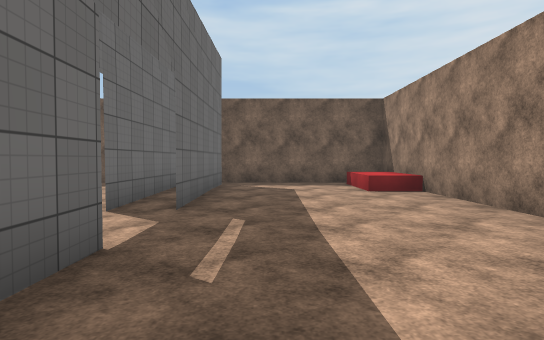
[1] (above)

20 first-person views from a walk through a Unity game level. The camera is 1.4 m above the floor, tilts 2° down and sees 80° across. The floor is counted in squares, 2 m on a side. Each view is taken from the middle of a square. On the plan, view 1 faces up. The plan holds only what a view shows up to about 10 squares ahead; the rest is blank. Surface patterns are stand-ins for the level's own textures.

[2]
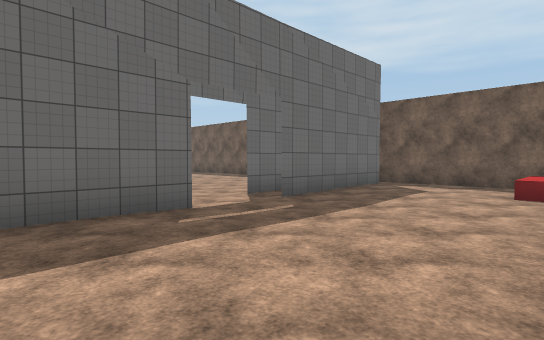

[3]
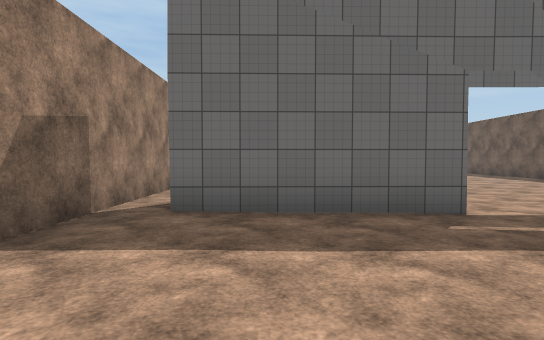

[4]
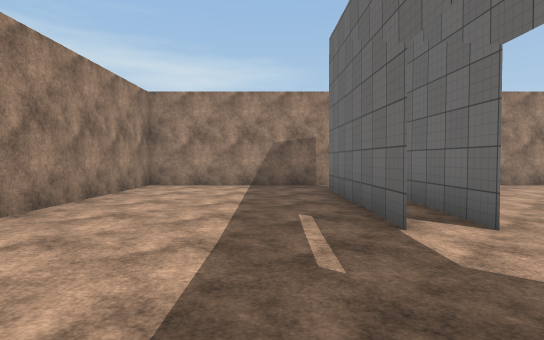

[5]
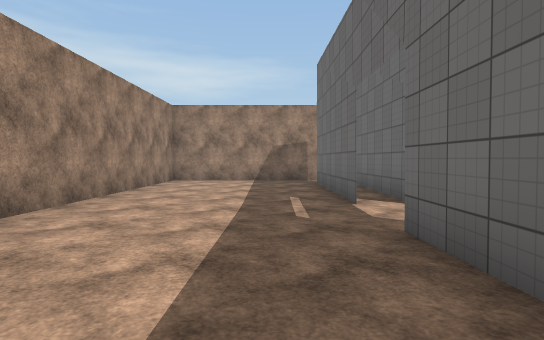

[6]
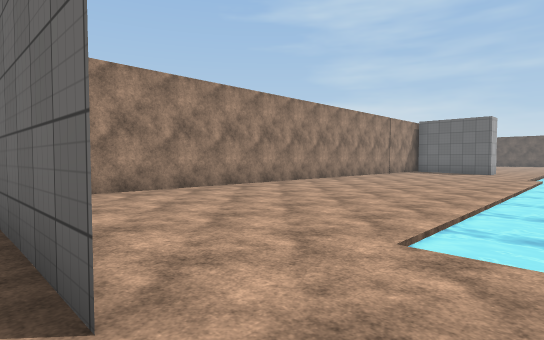

[7]
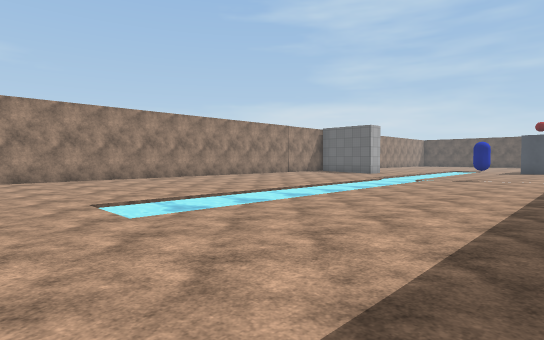

[8]
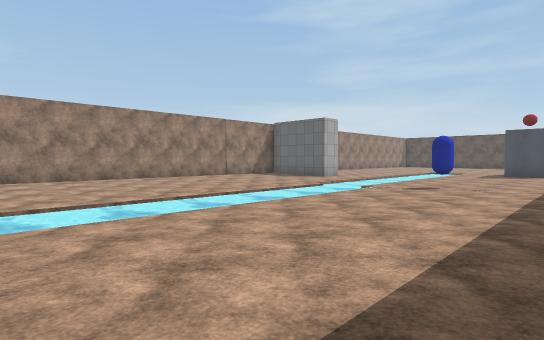

[9]
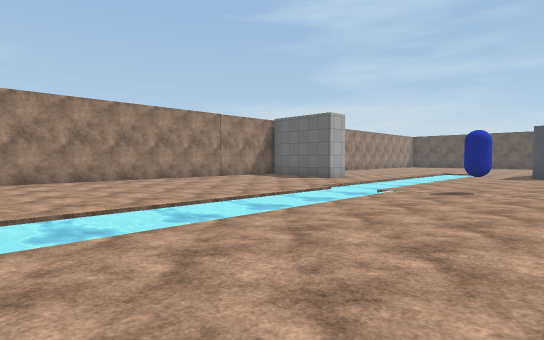

[10]
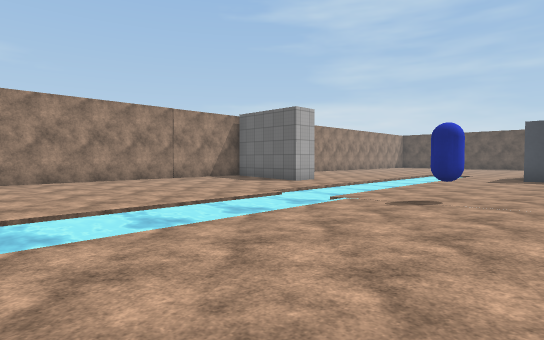

[11]
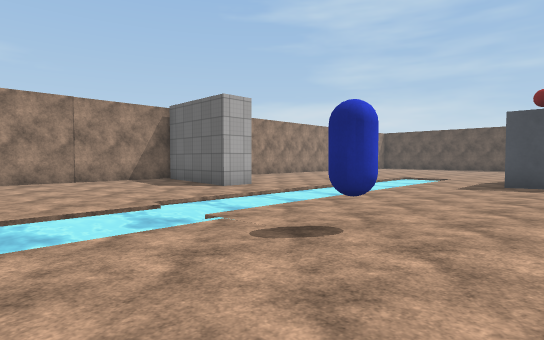

[12]
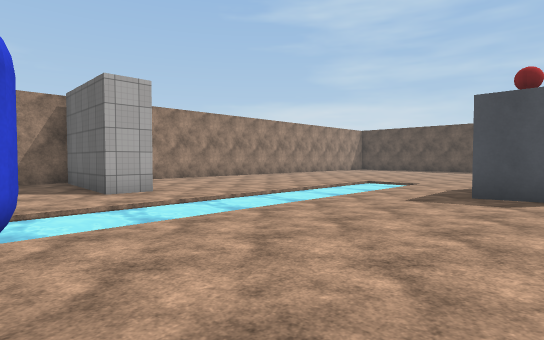

[13]
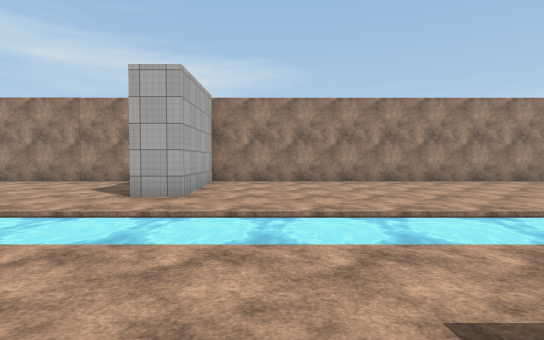

[14]
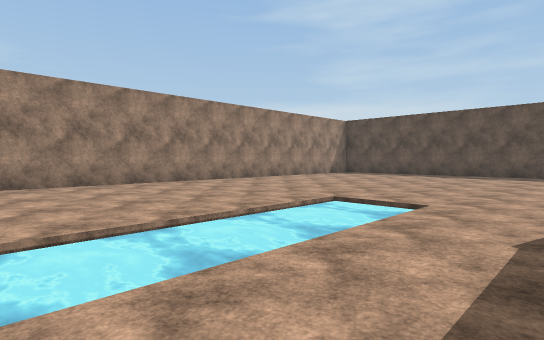

[15]
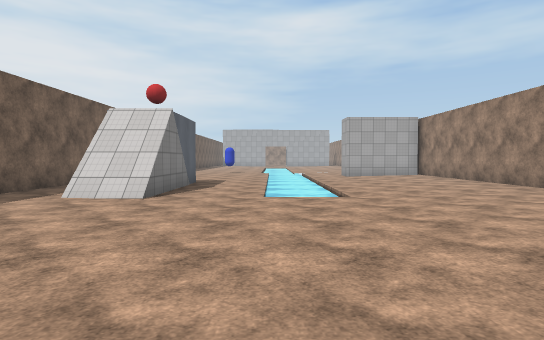

[16]
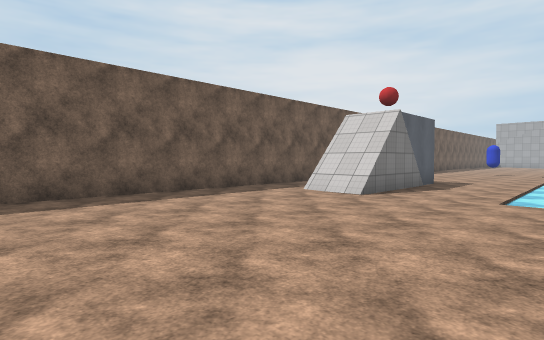

[17]
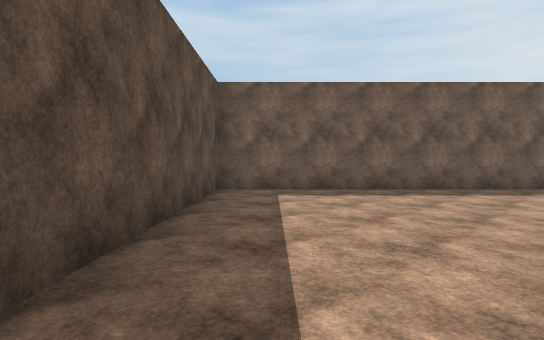

[18]
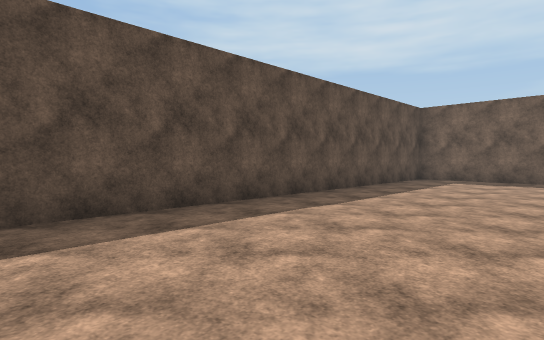

[19]
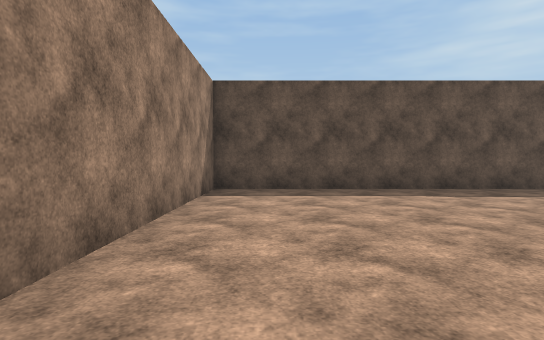

[20]
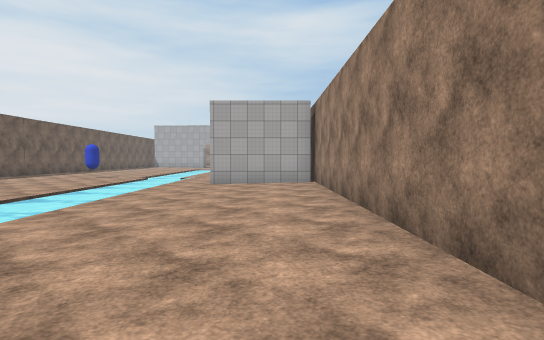

### Floor plan
Key: @ floor where view 1 was taken; # wall or solid block; x gap in a wall; . main floor; - floor 0.25 m lower than the main floor; / step, stairs or slope; = window, fence, low wall or low ledge; ≈ water the walk keeps out of; ^ raised ledge; C blue capsule.
Columns run from 35 left of view 1 to 4 right of it. Each row starts with its distance up from view 1.
 10 ############                  #   #####
  9 #..........            ..........x.....#
  8 #......./.    ...................##..^^
  7 #......./####....................##..^=#
  6 #..................C.............##....#
  5 #......-------------------------.##....#
  4 #......--≈≈≈≈≈≈≈≈≈≈≈≈≈≈≈≈≈≈≈≈≈≈--......#
  3 #......--≈≈≈≈≈≈≈≈≈≈≈≈≈≈≈≈≈≈≈≈≈≈--......#
  2 #.......-----------------------..##....#
  1 #................................##....#
  0 #...............#................##@...#
 -1 #...............#................##....#
 -2 #...............#......................#
 -3 ########################################

Where each view was taken, in squares from view 1:
view 1: 0 up, 0 right, facing up
view 2: 0 up, 3 right, facing up-left
view 3: 0 up, 3 right, facing left
view 4: 6 up, 0 right, facing down
view 5: 8 up, 0 right, facing down
view 6: 4 up, 2 left, facing down-left
view 7: 9 up, 3 left, facing down-left
view 8: 9 up, 7 left, facing down-left
view 9: 8 up, 8 left, facing down-left
view 10: 8 up, 10 left, facing down-left
view 11: 8 up, 13 left, facing down-left
view 12: 8 up, 16 left, facing down-left
view 13: 7 up, 21 left, facing down
view 14: 6 up, 21 left, facing down-left
view 15: 4 up, 33 left, facing right
view 16: 3 up, 33 left, facing up-right
view 17: 2 up, 33 left, facing up
view 18: 2 down, 30 left, facing up-left
view 19: 1 down, 27 left, facing left
view 20: 1 down, 29 left, facing right
